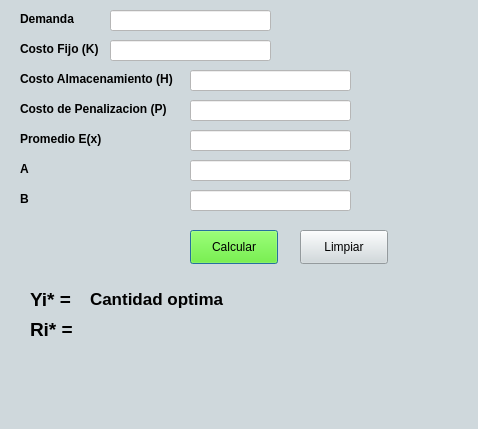
<?xml version="1.0" encoding="UTF-8"?>
<ui version="4.0">
 <class>Dialog</class>
 <widget class="QDialog" name="Dialog">
  <property name="geometry">
   <rect>
    <x>0</x>
    <y>0</y>
    <width>478</width>
    <height>429</height>
   </rect>
  </property>
  <property name="windowTitle">
   <string>CEP Probabilistico</string>
  </property>
  <property name="windowIcon">
   <iconset>
    <normaloff>../../../Downloads/images/ic_launcher/web_hi_res_512.png</normaloff>../../../Downloads/images/ic_launcher/web_hi_res_512.png</iconset>
  </property>
  <property name="windowOpacity">
   <double>1.000000000000000</double>
  </property>
  <property name="styleSheet">
   <string notr="true">background-color: rgb(207, 216, 220);</string>
  </property>
  <widget class="QLabel" name="label">
   <property name="geometry">
    <rect>
     <x>20</x>
     <y>10</y>
     <width>59</width>
     <height>18</height>
    </rect>
   </property>
   <property name="font">
    <font>
     <weight>75</weight>
     <bold>true</bold>
    </font>
   </property>
   <property name="text">
    <string>Demanda</string>
   </property>
  </widget>
  <widget class="QLabel" name="label_2">
   <property name="geometry">
    <rect>
     <x>20</x>
     <y>40</y>
     <width>81</width>
     <height>18</height>
    </rect>
   </property>
   <property name="font">
    <font>
     <weight>75</weight>
     <bold>true</bold>
    </font>
   </property>
   <property name="text">
    <string>Costo Fijo (K)</string>
   </property>
  </widget>
  <widget class="QLabel" name="label_3">
   <property name="geometry">
    <rect>
     <x>20</x>
     <y>70</y>
     <width>171</width>
     <height>18</height>
    </rect>
   </property>
   <property name="font">
    <font>
     <weight>75</weight>
     <bold>true</bold>
    </font>
   </property>
   <property name="text">
    <string>Costo Almacenamiento (H)</string>
   </property>
  </widget>
  <widget class="QLabel" name="label_4">
   <property name="geometry">
    <rect>
     <x>20</x>
     <y>100</y>
     <width>161</width>
     <height>18</height>
    </rect>
   </property>
   <property name="font">
    <font>
     <weight>75</weight>
     <bold>true</bold>
    </font>
   </property>
   <property name="text">
    <string>Costo de Penalizacion (P)</string>
   </property>
  </widget>
  <widget class="QLabel" name="label_5">
   <property name="geometry">
    <rect>
     <x>20</x>
     <y>130</y>
     <width>91</width>
     <height>18</height>
    </rect>
   </property>
   <property name="font">
    <font>
     <weight>75</weight>
     <bold>true</bold>
    </font>
   </property>
   <property name="text">
    <string>Promedio E(x)</string>
   </property>
  </widget>
  <widget class="QLabel" name="label_6">
   <property name="geometry">
    <rect>
     <x>20</x>
     <y>160</y>
     <width>59</width>
     <height>18</height>
    </rect>
   </property>
   <property name="font">
    <font>
     <weight>75</weight>
     <bold>true</bold>
    </font>
   </property>
   <property name="text">
    <string>A</string>
   </property>
  </widget>
  <widget class="QLabel" name="label_7">
   <property name="geometry">
    <rect>
     <x>20</x>
     <y>190</y>
     <width>59</width>
     <height>18</height>
    </rect>
   </property>
   <property name="font">
    <font>
     <weight>75</weight>
     <bold>true</bold>
    </font>
   </property>
   <property name="text">
    <string>B</string>
   </property>
  </widget>
  <widget class="QLineEdit" name="txtD">
   <property name="geometry">
    <rect>
     <x>110</x>
     <y>10</y>
     <width>161</width>
     <height>21</height>
    </rect>
   </property>
   <property name="styleSheet">
    <string notr="true">background-color: #fff;</string>
   </property>
  </widget>
  <widget class="QLineEdit" name="txtK">
   <property name="geometry">
    <rect>
     <x>110</x>
     <y>40</y>
     <width>161</width>
     <height>21</height>
    </rect>
   </property>
   <property name="styleSheet">
    <string notr="true">background-color: #fff;</string>
   </property>
  </widget>
  <widget class="QLineEdit" name="txtH">
   <property name="geometry">
    <rect>
     <x>190</x>
     <y>70</y>
     <width>161</width>
     <height>21</height>
    </rect>
   </property>
   <property name="styleSheet">
    <string notr="true">background-color: #fff;</string>
   </property>
  </widget>
  <widget class="QLineEdit" name="txtP">
   <property name="geometry">
    <rect>
     <x>190</x>
     <y>100</y>
     <width>161</width>
     <height>21</height>
    </rect>
   </property>
   <property name="styleSheet">
    <string notr="true">background-color: #fff;</string>
   </property>
  </widget>
  <widget class="QLineEdit" name="txtE">
   <property name="geometry">
    <rect>
     <x>190</x>
     <y>130</y>
     <width>161</width>
     <height>21</height>
    </rect>
   </property>
   <property name="styleSheet">
    <string notr="true">background-color: #fff;</string>
   </property>
  </widget>
  <widget class="QLineEdit" name="txtA">
   <property name="geometry">
    <rect>
     <x>190</x>
     <y>160</y>
     <width>161</width>
     <height>21</height>
    </rect>
   </property>
   <property name="styleSheet">
    <string notr="true">background-color: #fff;</string>
   </property>
  </widget>
  <widget class="QLineEdit" name="txtB">
   <property name="geometry">
    <rect>
     <x>190</x>
     <y>190</y>
     <width>161</width>
     <height>21</height>
    </rect>
   </property>
   <property name="styleSheet">
    <string notr="true">background-color: #fff;</string>
   </property>
  </widget>
  <widget class="QLabel" name="label_8">
   <property name="geometry">
    <rect>
     <x>30</x>
     <y>290</y>
     <width>59</width>
     <height>18</height>
    </rect>
   </property>
   <property name="font">
    <font>
     <pointsize>14</pointsize>
     <weight>75</weight>
     <bold>true</bold>
    </font>
   </property>
   <property name="frameShadow">
    <enum>QFrame::Plain</enum>
   </property>
   <property name="text">
    <string>Yi* =</string>
   </property>
  </widget>
  <widget class="QLabel" name="labelYi">
   <property name="geometry">
    <rect>
     <x>90</x>
     <y>290</y>
     <width>181</width>
     <height>18</height>
    </rect>
   </property>
   <property name="font">
    <font>
     <pointsize>13</pointsize>
     <weight>75</weight>
     <bold>true</bold>
    </font>
   </property>
   <property name="text">
    <string>Cantidad optima</string>
   </property>
  </widget>
  <widget class="QLabel" name="label_9">
   <property name="geometry">
    <rect>
     <x>30</x>
     <y>320</y>
     <width>59</width>
     <height>18</height>
    </rect>
   </property>
   <property name="font">
    <font>
     <pointsize>14</pointsize>
     <weight>75</weight>
     <bold>true</bold>
    </font>
   </property>
   <property name="text">
    <string>Ri* =</string>
   </property>
  </widget>
  <widget class="QLabel" name="labelRi">
   <property name="geometry">
    <rect>
     <x>90</x>
     <y>320</y>
     <width>181</width>
     <height>18</height>
    </rect>
   </property>
   <property name="font">
    <font>
     <pointsize>13</pointsize>
     <weight>75</weight>
     <bold>true</bold>
    </font>
   </property>
   <property name="text">
    <string/>
   </property>
  </widget>
  <widget class="QPushButton" name="pushCal">
   <property name="geometry">
    <rect>
     <x>190</x>
     <y>230</y>
     <width>88</width>
     <height>34</height>
    </rect>
   </property>
   <property name="autoFillBackground">
    <bool>false</bool>
   </property>
   <property name="styleSheet">
    <string notr="true">background-color: #55ff00;
color: black;
font-style: bold;</string>
   </property>
   <property name="text">
    <string>Calcular</string>
   </property>
   <property name="checkable">
    <bool>false</bool>
   </property>
   <property name="flat">
    <bool>false</bool>
   </property>
  </widget>
  <widget class="QPushButton" name="pushClear">
   <property name="geometry">
    <rect>
     <x>300</x>
     <y>230</y>
     <width>88</width>
     <height>34</height>
    </rect>
   </property>
   <property name="text">
    <string>Limpiar</string>
   </property>
  </widget>
  <widget class="QLabel" name="labelDesc">
   <property name="geometry">
    <rect>
     <x>30</x>
     <y>350</y>
     <width>431</width>
     <height>51</height>
    </rect>
   </property>
   <property name="font">
    <font>
     <pointsize>10</pointsize>
    </font>
   </property>
   <property name="frameShadow">
    <enum>QFrame::Plain</enum>
   </property>
   <property name="text">
    <string/>
   </property>
   <property name="textFormat">
    <enum>Qt::AutoText</enum>
   </property>
   <property name="scaledContents">
    <bool>false</bool>
   </property>
  </widget>
 </widget>
 <resources/>
 <connections/>
</ui>
